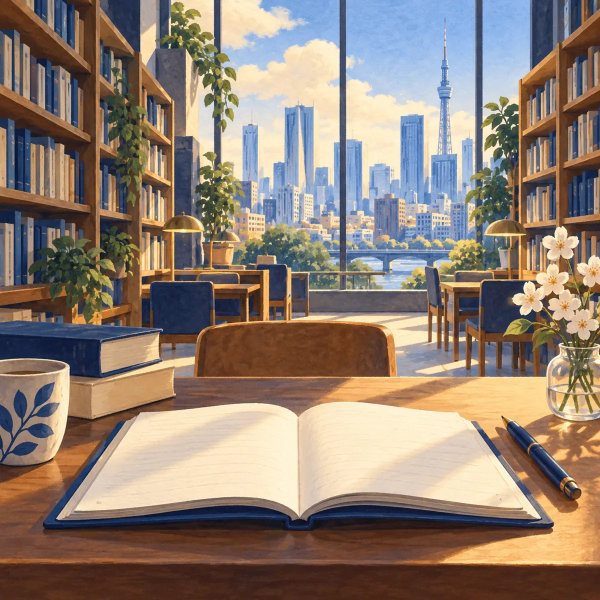
#> input picture assets/images/exams/n3.webp, 1200 x 1200 px, given in place of app-icon-default.png, which was not available (shown at 1/2 size)
$ python prepare_branding.py
#> lines starting #> are read from the running program, lines starting #| are printed output that depends on the picture
#> in main, icon is the input picture: PIL image 1200x1200 RGB; mean R, G, B 143.2, 126.9, 114.3
"""Export launcher/native splash assets. Requires Pillow.

python scripts/prepare_branding.py
python scripts/prepare_branding.py --backend https://api.example.com/v1
Remote branding is exported for the next build; runtime settings are independent.
"""
import argparse
import io
import json
import shutil
from pathlib import Path
from urllib.request import urlopen
from PIL import Image

ROOT = Path(__file__).resolve().parents[1]


def load_url(url):
    with urlopen(url, timeout=15) as response:
        data = response.read(10 * 1024 * 1024 + 1)
    if len(data) > 10 * 1024 * 1024:
        raise ValueError('Branding image exceeds 10 MB')
    image = Image.open(io.BytesIO(data))
    image.load()
    return image


def export_icon(image):
    image = image.convert('RGBA')
    side = max(image.size)
#> side = 1200
    square = Image.new('RGBA', (side, side), '#FAFAFA')
    square.alpha_composite(image, ((side-image.width)//2, (side-image.height)//2))
    for density, size in [('mdpi',48), ('hdpi',72), ('xhdpi',96), ('xxhdpi',144), ('xxxhdpi',192)]:
        folder = ROOT / f'android/app/src/main/res/mipmap-{density}'
        folder.mkdir(parents=True, exist_ok=True)
        square.resize((size,size), Image.Resampling.LANCZOS).save(folder / 'ic_launcher.png')
        # Android adaptive mask needs extra inset beyond legacy artwork.
        foreground = Image.new('RGBA', (size*3, size*3), '#FAFAFA')
        mark = square.resize((size*2,size*2), Image.Resampling.LANCZOS)
        foreground.alpha_composite(mark, (size//2,size//2))
        foreground.save(folder / 'ic_launcher_foreground.png')
#> this loop made 5 passes
#> pass 1, in export_icon, `mark = square.resize((size*2,size*2), Image.Resampling.LANCZOS)`:
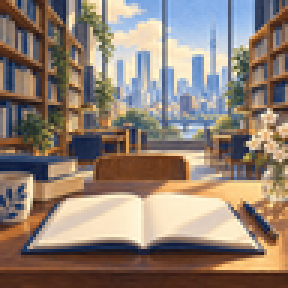
#> mark: PIL image 96x96 RGBA (shown 3 times larger); mean R, G, B, A 143, 126.9, 114.3, 255
#> pass 1, in export_icon, `foreground.save(folder / 'ic_launcher_foreground.png')`:
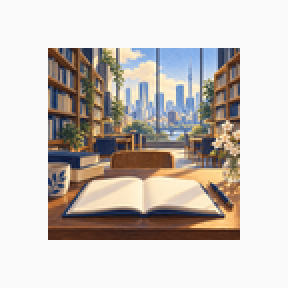
#> saved as ic_launcher_foreground.png: PIL image 144x144 RGBA (shown 2 times larger); mean R, G, B, A 202.4, 195.3, 189.7, 255
#> after the loop:
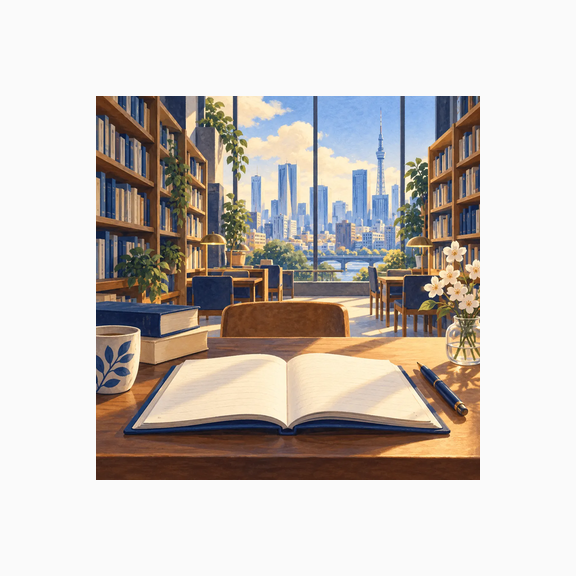
#> foreground: PIL image 576x576 RGBA; mean R, G, B, A 202.5, 195.3, 189.7, 255
#> after the loop:
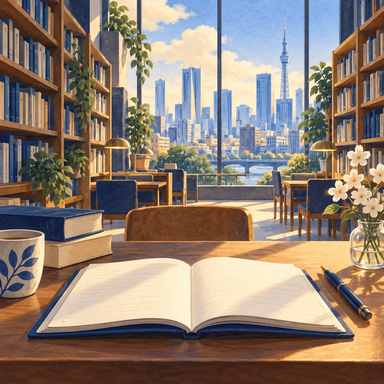
#> mark: PIL image 384x384 RGBA; mean R, G, B, A 143.1, 126.9, 114.3, 255
    folder = ROOT / 'android/app/src/main/res/drawable-nodpi'
    folder.mkdir(parents=True, exist_ok=True)
    square.resize((288,288), Image.Resampling.LANCZOS).save(folder / 'brand_splash.png')
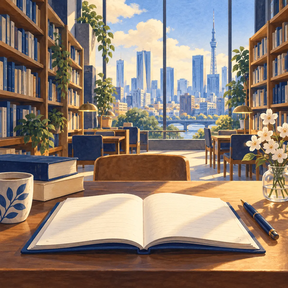
#> saved as brand_splash.png: PIL image 288x288 RGBA; mean R, G, B, A 143.1, 126.9, 114.2, 255
    shutil.copyfile(folder / 'brand_splash.png', ROOT / 'assets/images/app-icon-small.png')
    for scale in [1,2,3]:
        name = 'LaunchImage.png' if scale == 1 else f'LaunchImage@{scale}x.png'
        square.convert('RGB').resize((168*scale,168*scale), Image.Resampling.LANCZOS).save(
            ROOT/'ios/Runner/Assets.xcassets/LaunchImage.imageset'/name)
#> this loop made 3 passes
#> pass 1, in export_icon, `square.convert('RGB').resize((168*scale,168*scale), Image.Resampling.L..`:
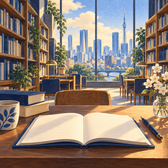
#> saved as LaunchImage.png: PIL image 168x168 RGB; mean R, G, B 143.1, 126.9, 114.3
#> pass 2, in export_icon, `square.convert('RGB').resize((168*scale,168*scale), Image.Resampling.L..`:
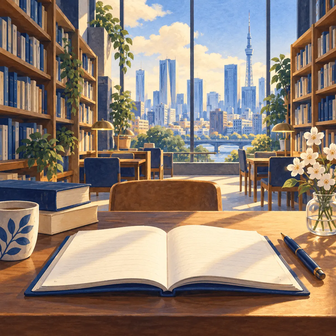
#> saved as LaunchImage@2x.png: PIL image 336x336 RGB; mean R, G, B 143.1, 126.9, 114.3
    square.resize((512,512), Image.Resampling.LANCZOS).save(ROOT / 'output/play-store/app-icon-512.png')
    for platform in ['ios/Runner', 'macos/Runner']:
        asset = ROOT / platform / 'Assets.xcassets/AppIcon.appiconset'
        for item in json.loads((asset / 'Contents.json').read_text())['images']:
            size = round(float(item['size'].split('x')[0]) * float(item['scale'].rstrip('x')))
            square.convert('RGB').resize((size,size), Image.Resampling.LANCZOS).save(asset/item['filename'])
    for size in [192,512]:
        for prefix in ['Icon-', 'Icon-maskable-']:
            square.convert('RGB').resize((size,size),Image.Resampling.LANCZOS).save(ROOT/f'web/icons/{prefix}{size}.png')
    square.resize((32,32),Image.Resampling.LANCZOS).save(ROOT/'web/favicon.png')


def main():
    parser = argparse.ArgumentParser()
    parser.add_argument('--backend', help='Public API base URL, ending /v1')
    args = parser.parse_args()
    icon = Image.open(ROOT / 'assets/images/app-icon-default.png')
    if args.backend:
        with urlopen(args.backend.rstrip('/')+'/branding', timeout=15) as response:
            branding = json.load(response)['data']
        if branding['iconUrl']:
            icon = load_url(branding['iconUrl'])
    export_icon(icon)
    print('Exported Android, iOS, macOS, web and Play Store icons.')


if __name__ == '__main__':
#> (the run stopped early here; a loop or call above may not have finished)

$ run again, on assets/images/exams/n4.webp
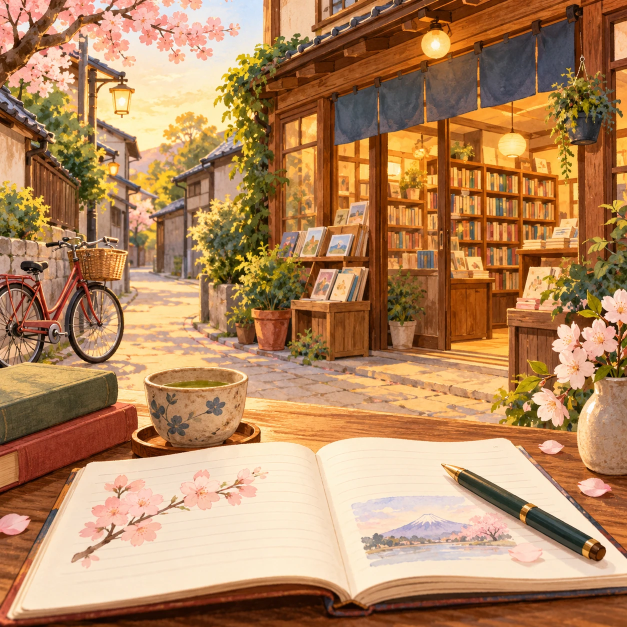
#> input picture assets/images/exams/n4.webp, 1254 x 1254 px, given in place of app-icon-default.png, which was not available (shown at 1/2 size)
#> in main, icon is the input picture: PIL image 1254x1254 RGB; mean R, G, B 178.2, 134.2, 94.4
#> after the loop in export_icon, `for density, size in [('mdpi',48), ('hdpi',72), ('xhdpi',96), ('xxhdpi..`:
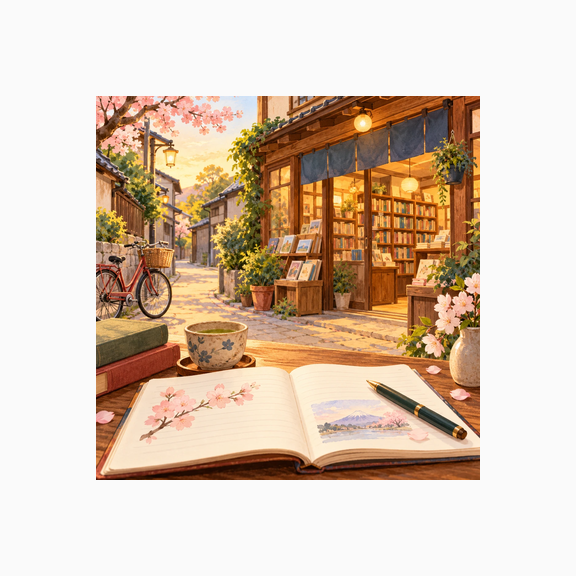
#> foreground: PIL image 576x576 RGBA; mean R, G, B, A 218, 198.5, 180.8, 255
#> the loop in export_icon, `for scale in [1,2,3]:` made 3 passes
#> pass 2, in export_icon, `square.convert('RGB').resize((168*scale,168*scale), Image.Resampling.L..`:
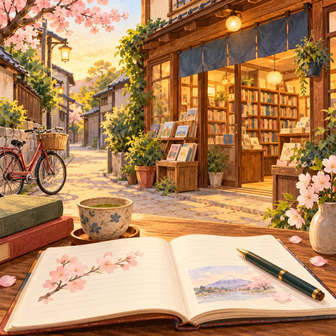
#> saved as LaunchImage@2x.png: PIL image 336x336 RGB; mean R, G, B 178.1, 134.2, 94.4

$ run again, on assets/images/exams/n5.webp
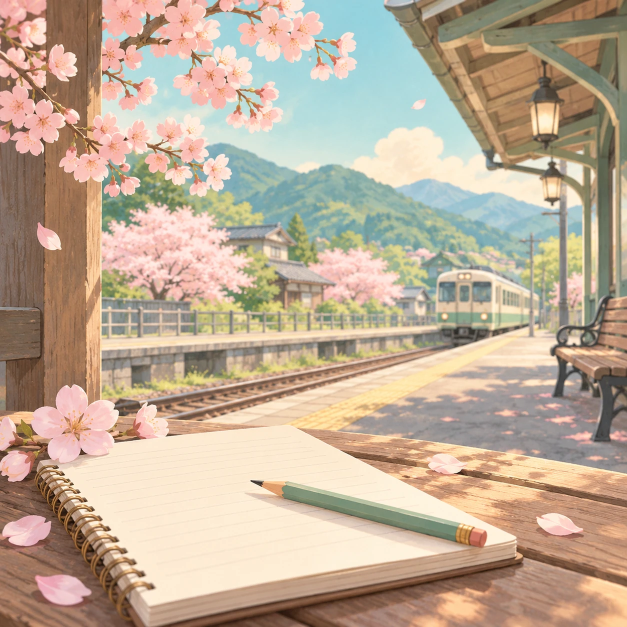
#> input picture assets/images/exams/n5.webp, 1254 x 1254 px, given in place of app-icon-default.png, which was not available (shown at 1/2 size)
#> in main, icon is the input picture: PIL image 1254x1254 RGB; mean R, G, B 189.8, 171.1, 150.2
#> after the loop in export_icon, `for density, size in [('mdpi',48), ('hdpi',72), ('xhdpi',96), ('xxhdpi..`:
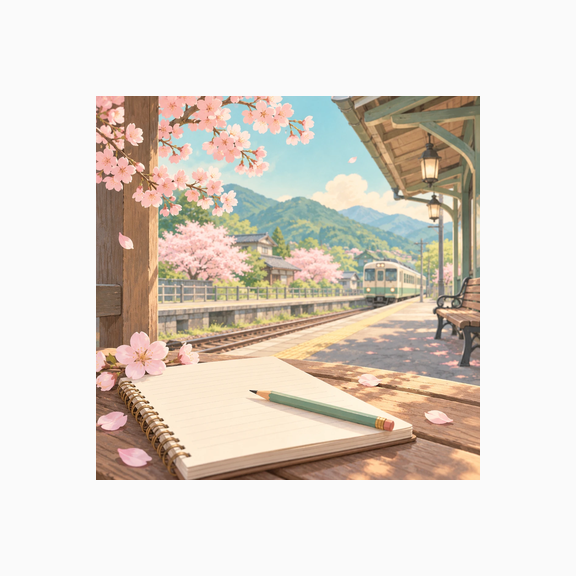
#> foreground: PIL image 576x576 RGBA; mean R, G, B, A 223.3, 214.9, 205.6, 255
#> the loop in export_icon, `for scale in [1,2,3]:` made 3 passes
#> pass 2, in export_icon, `square.convert('RGB').resize((168*scale,168*scale), Image.Resampling.L..`:
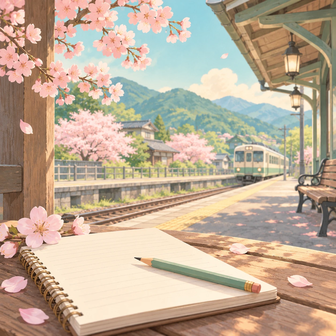
#> saved as LaunchImage@2x.png: PIL image 336x336 RGB; mean R, G, B 189.8, 171.1, 150.2
